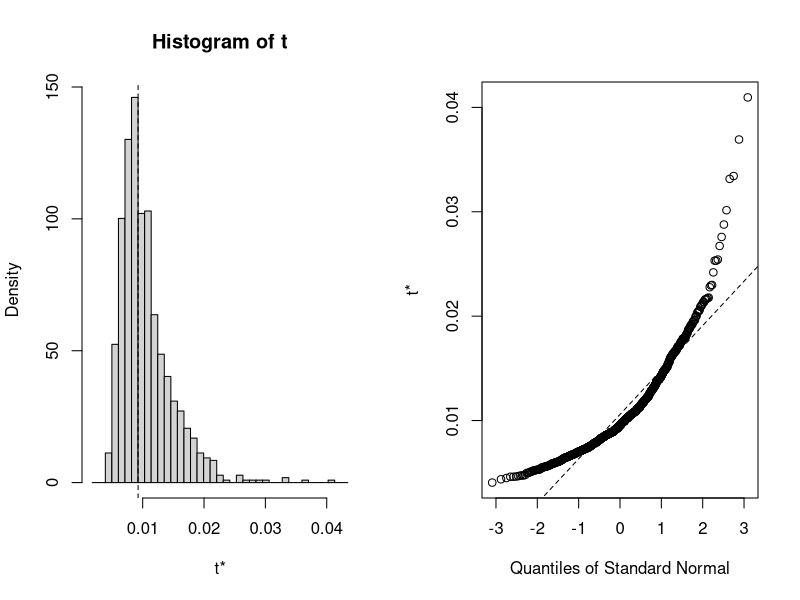
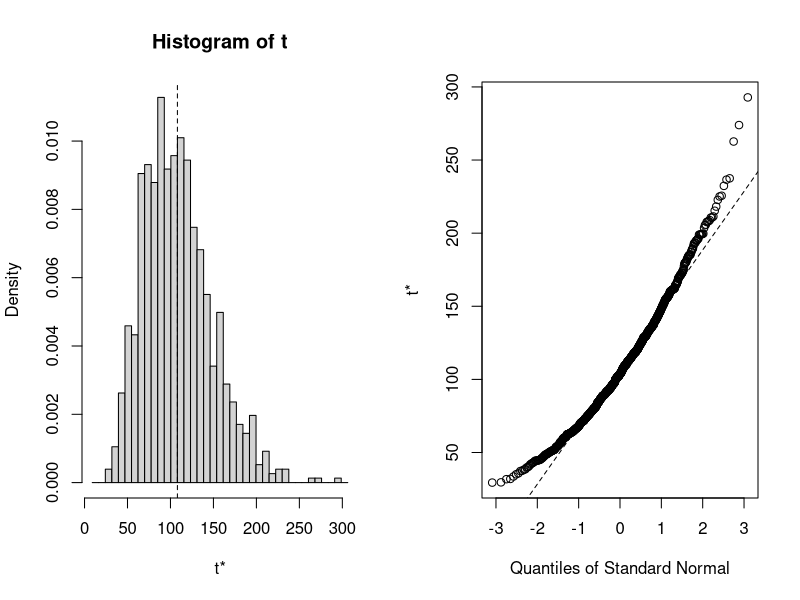
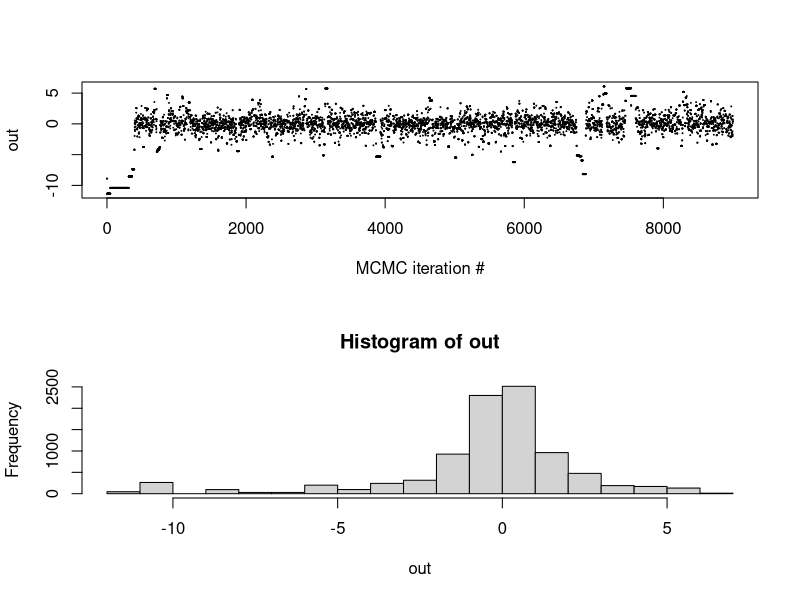
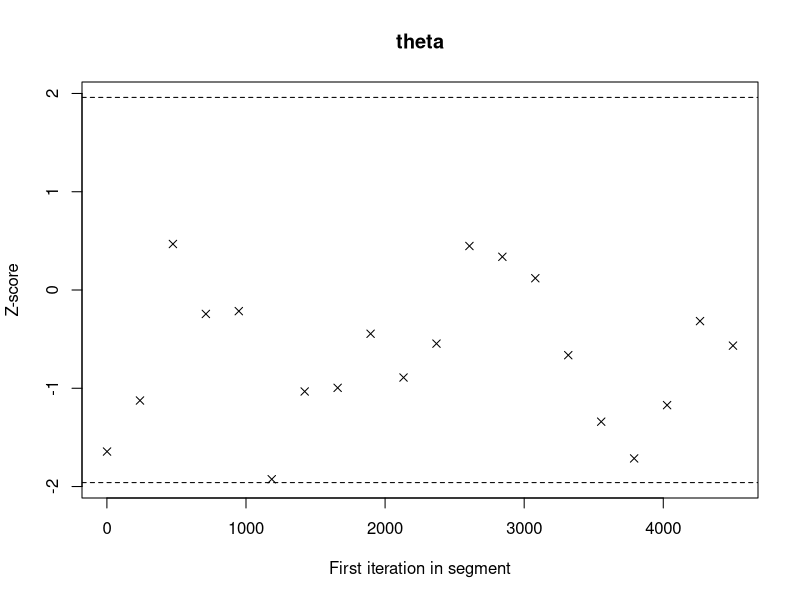
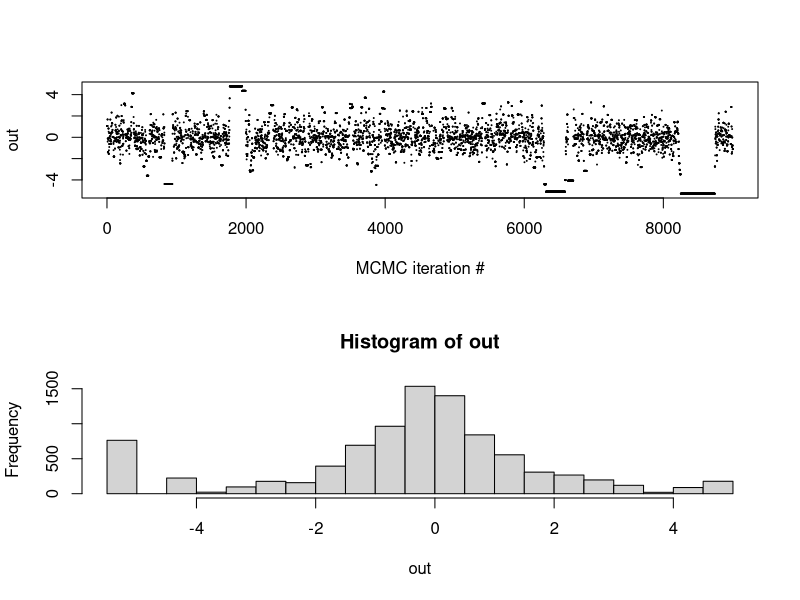
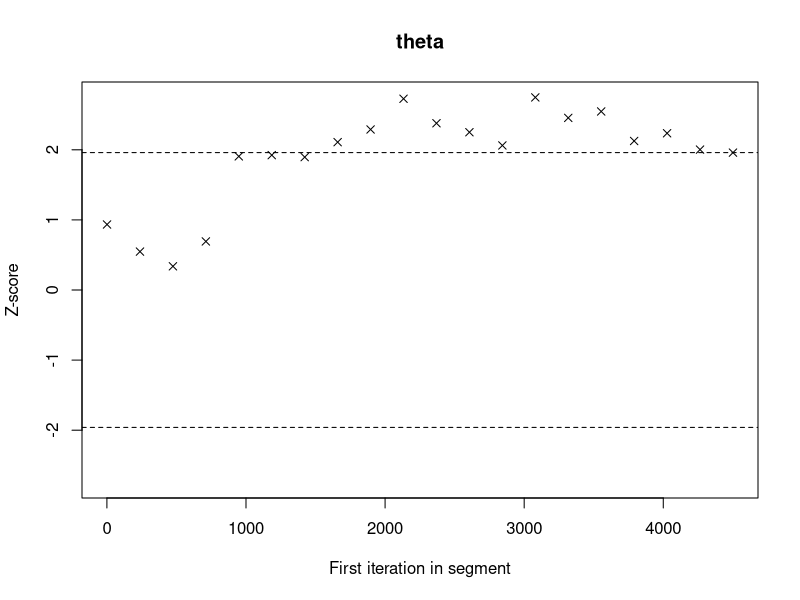

Source code (R) for these figures, in order:
## ---- chunk 1
rm(list = ls())
## ---- chunk 2
library(boot)

# MLE for hazard rate of exponential distributed data
mle <- function(data, i) {
  return(length(data[i])/sum(data[i]))
}

# bootstrapping with 1000 replications
results <- boot(data=aircondit$hours, statistic = mle, R=1000)

# view results
results
plot(results)

# get 95% confidence interval
boot.ci(results, type=c("bca", "norm", "perc"))
## ---- chunk 3
# MLE for hazard rate of exponential distributed data
meantimeest <- function(data, i) {
  rate <- length(data[i])/sum(data[i])
  return(1/rate)
}

# bootstrapping with 1000 replications
results <- boot(data=aircondit$hours, statistic = meantimeest, R=1000)

# view results
results
plot(results)

# get 95% confidence interval
boot.ci(results, type=c("norm", "basic", "perc", "bca"))
## ---- chunk 4
# general 1d Gaussian proposal random walk MH
oneD.RWMH <- function(lprob,
                     sigma=1.0,
                     theta1=0.0,
                     n.iter=10000){
  # space for output
  output <- numeric(n.iter)
  # first iterate given
  output[1] <- theta1
  # Calculate probability of theta 1
  lp.old <- lprob(theta1)
  # main iteration loop
  for(t in 2:n.iter){
    # proposal
    thetaStar <- output[t-1] + rnorm(1,sd=sigma)
    # accept probability, for numerical stability we compute
    lp.star <- lprob(thetaStar)
    # the log-accept prob, and then take exp
    alpha <- exp(min(0.0,lp.star-lp.old))
    # accept/reject step
    if(runif(1)<alpha && is.finite(alpha)){
      output[t] <- thetaStar
    } else {
      output[t] <- output[t-1]
    }
  }
print(paste0("RWMH done, accept prob : ",mean(abs(diff(output))>1.0e-14)))
  return(output[1000:length(output)])
} 


std_cauchy <- function(x){return(dcauchy(x, 0, 1, log=TRUE))}

# try algorithm (change initial condition and sigma for illustration)
out <- oneD.RWMH(std_cauchy, theta1 = 0, sigma=2)
par(mfrow=c(2,1))
plot(1:length(out),out,pch=20,cex=0.1,xlab="MCMC iteration #")
hist(out)
## ---- chunk 5
#
# convergence tests 
#
library(coda)
#
ESS <- function(x){ return(as.numeric(coda::effectiveSize(x))) }
ESS(out)
ESS(out)/length(out)
## ---- chunk 6
# Geweke (single chain test)
#
# make an mcmc object used by the coda package
chain.mcmc <- mcmc(data=out)
varnames(chain.mcmc) <- "theta"
# returns z-score (to be compared two-sided with standard normal)
geweke.diag(chain.mcmc)
# check if we should discard more burn-in
geweke.plot(chain.mcmc) 
## ---- chunk 7
# general 1d Gaussian proposal random walk MH
oneD.RWMH <- function(prob,
                     sigma=1.0,
                     theta1=0.0,
                     n.iter=10000){
  # space for output
  output <- numeric(n.iter)
  # first iterate given
  output[1] <- theta1
  # Calculate probability of theta 1
  p.old <- prob(theta1)
  # main iteration loop
  for(t in 2:n.iter){
    # proposal
    thetaStar <- output[t-1] + rnorm(1,sd=sigma)
    # accept probability, for numerical stability we compute
    p.star <- prob(thetaStar)
    # the log-accept prob, and then take exp
    alpha <- min(1,p.star/p.old)
    # accept/reject step
    if(runif(1)<alpha && is.finite(alpha)){
      output[t] <- thetaStar
    } else {
      output[t] <- output[t-1]
    }
  }
print(paste0("RWMH done, accept prob : ",mean(abs(diff(output))>1.0e-14)))
  return(output[1000:length(output)])
} 

laplace <- function(x){return(0.5*exp(-abs(x)))}

# try algorithm (change initial condition and sigma for illustration)
out <- oneD.RWMH(laplace, theta1 = 0.0, sigma=1.3)
par(mfrow=c(2,1))
plot(1:length(out),out,pch=20,cex=0.1,xlab="MCMC iteration #")
hist(out)
## ---- chunk 8
ESS <- function(x){ return(as.numeric(coda::effectiveSize(x))) }
ESS(out)
ESS(out)/length(out)
## ---- chunk 9
#
# convergence tests 
#
library(coda)
#
# Geweke (single chain test)
#
# make an mcmc object used by the coda package
chain.mcmc <- mcmc(data=out)
varnames(chain.mcmc) <- "theta"
# returns z-score (to be compared two-sided with standard normal)
geweke.diag(chain.mcmc)
# check if we should discard more burn-in
geweke.plot(chain.mcmc) 
